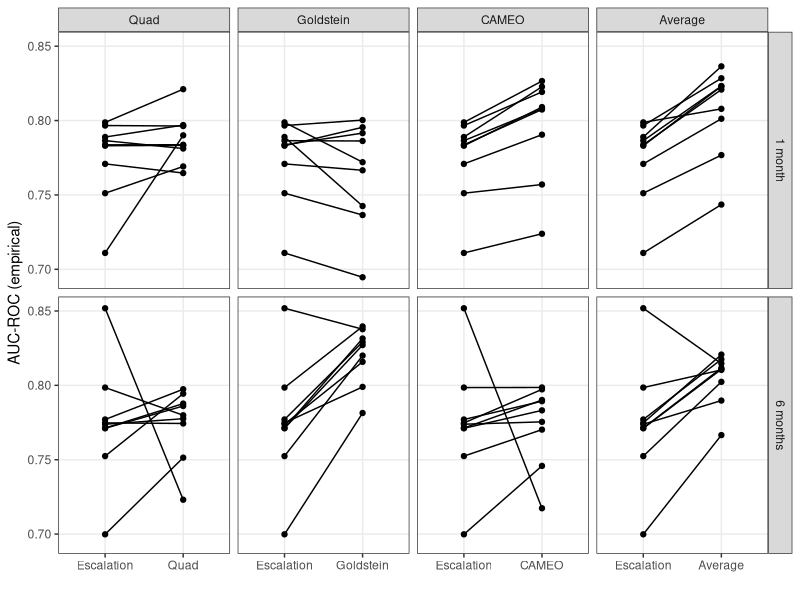

Source code (R):
#
#   Generate Figure A.1., Comparing Escalation to alternative models in B&S
#   Table 1.
#

library(ggplot2)
library(readr)
library(dplyr)
library(tidyr)
library(here)

dir.create(here("rep_nosmooth/output/figures"), showWarnings = FALSE)

table1_nosmooth <- read_csv(here("rep_nosmooth/output/tables/table1-nosmooth.csv"))

icews_lvls <- c("Escalation", "Quad", "Goldstein", "CAMEO", "Average")

df <- table1_nosmooth %>%
  rename(Spec = Model) %>%
  pivot_longer(Escalation:Average, names_to = "Model", values_to = "auc_roc") %>%
  mutate(Model = factor(Model, levels = icews_lvls)) %>%
  nest(data = c(Spec, auc_roc))

pairs <- full_join(
  df %>% filter(Model!="Escalation"),
  df %>% filter(Model=="Escalation") %>% rename(data2 = data) %>% select(horizon, data2),
  by = c("horizon")
) %>%
  pivot_longer(data:data2, names_to = "xname", values_to = "data") %>%
  mutate(xname = ifelse(xname=="data", as.character(Model), "Escalation"),
         xname = factor(xname, levels = icews_lvls))

p <- pairs %>%
  unnest(data) %>%
  ggplot(aes(x = xname, y = auc_roc)) +
  facet_grid(horizon ~ Model, scales = "free_x") +
  geom_point() +
  geom_line(aes(group = Spec)) +
  theme_bw() +
  theme(panel.grid.minor = element_blank()) +
  labs(x = "", y = "AUC-ROC (empirical)")

ggsave(plot=p,
       filename = here("rep_nosmooth/output/figures/fig-A1-table1-pairs.png"),
       height = 5, width = 8)

